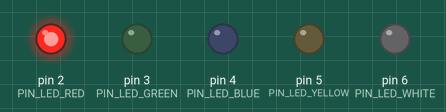
Recording of a sketch running on a simulated Arduino Uno, built with avr-gcc and run on an emulated ATmega328P. On the bench: output pins drawn as LEDs (lit = HIGH).

Above: at 0.5 s.
At 3.5 s:
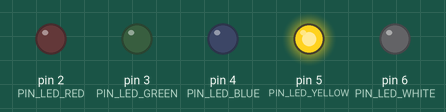
At 5.0 s:
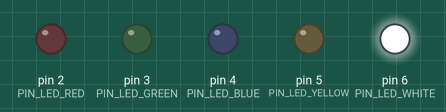
At 8.5 s:
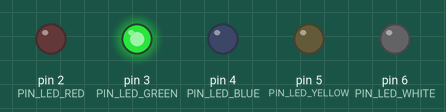
At 12.5 s:
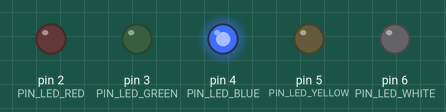
Timing chart, 0 to 13.0 s (numbered marks = the images above):
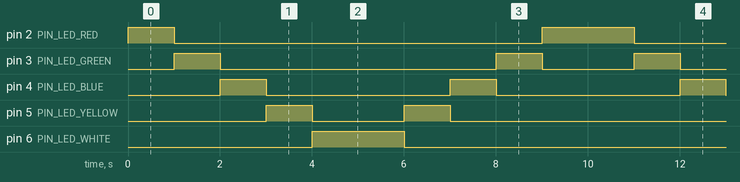

The sketch:

05_Exercise_LineBlinkArray.ino
```cpp
#define PIN_LED_RED 2
#define PIN_LED_GREEN 3
#define PIN_LED_BLUE 4
#define PIN_LED_YELLOW 5
#define PIN_LED_WHITE 6

int pinLedArray[5] = {PIN_LED_RED, PIN_LED_GREEN, PIN_LED_BLUE, PIN_LED_YELLOW, PIN_LED_WHITE};

void setup() {
  for (int i = 0; i < 5; i++) {
    int pin = pinLedArray[i];
    pinMode(pin, OUTPUT);
  }
}

void loop() {
  for (int i = 0; i < 5; i++) {
    int pin = pinLedArray[i];
    digitalWrite(pin, HIGH);
    delay(1000);
    digitalWrite(pin, LOW);
  }

  for (int i = 4; i >= 0; i--) {
    int pin = pinLedArray[i];
    digitalWrite(pin, HIGH);
    delay(1000);
    digitalWrite(pin, LOW);
  }
}
```

Measured:
- by itself, pin 2 (PIN_LED_RED): repeats every 10.0 s: LOW 8.0 s, HIGH 2.0 s
- by itself, pin 3 (PIN_LED_GREEN): repeats every 10.0 s: LOW 6.0 s, HIGH 1.0 s, LOW 2.0 s, HIGH 1.0 s
- by itself, pin 4 (PIN_LED_BLUE): alternates HIGH for 1.0 s and LOW for 4.0 s
- by itself, pin 5 (PIN_LED_YELLOW): repeats every 10.0 s: LOW 2.0 s, HIGH 1.0 s, LOW 6.0 s, HIGH 1.0 s
- by itself, pin 6 (PIN_LED_WHITE): alternates HIGH for 2.0 s and LOW for 8.0 s
